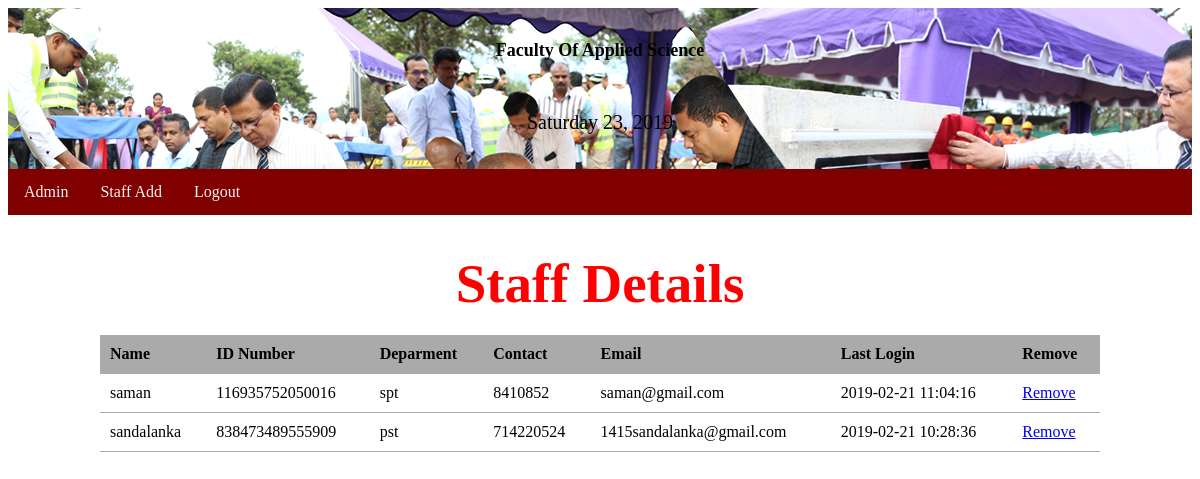
The app's page /backend.php with its own data.
### tables this page shows
CREATE TABLE `staff` (
  `id` int(11) NOT NULL,
  `name` varchar(100) NOT NULL,
  `idcard` varchar(100) NOT NULL,
  `department` varchar(100) NOT NULL,
  `contact` int(11) NOT NULL,
  `email` varchar(100) NOT NULL,
  `password` varchar(100) NOT NULL,
  `last_login` datetime NOT NULL,
  `is_deleted` int(11) NOT NULL
);

### backend.php (the view, shortened to what this page needs)
<?php require_once('connection.php');  ?>
<?php
$userlist='';
$quary="SELECT*FROM staff WHERE is_deleted=0 ORDER BY name";
$query=mysqli_query($connection,$quary);
if(isset($query)){
    while($user=mysqli_fetch_assoc($query)){
$userlist.="<tr>";
$userlist.="<td>{$user['name']}</td>";
$userlist.="<td>{$user['idcard']}</td>";
$userlist.="<td>{$user['department']}</td>";
$userlist.="<td>{$user['contact']}</td>";
$userlist.="<td>{$user['email']}</td>";
$userlist.="<td>{$user['last_login']}</td>";
$userlist.="<td><a href=\"sdelete.php?user_id={$user['id']}\">Remove</a></td>";
$userlist.="</tr>";
    }
}
?>
<!DOCTYPE html>
<html lang="en">
<head>
    <link rel="stylesheet" href="main.css">
</head>
<body>
<header>
    <h1>Faculty Of Applied Science</h1><br>
<div class="date">
            <p><?php echo date('l') .' '.date('d').', '.date('Y'); ?></p>
		 </div>
</header>
<div class="topnav">
<a href="backend.php">Admin</a>
  <a href="staffadd.php">Staff Add</a>
  <a href="logout.php">Logout</a>
</div>
<main>
<center><h1>Staff Details</h1></center>
<table class="masterlist">
    <tr>
        <th>Name</th>
        <th>ID Number</th>
        <th>Deparment</th>
        <th>Contact</th>
        <th>Email</th>
        <th>Last Login</th>
        <th>Remove</th>
    </tr>
    <?php echo $userlist ?>
</table>
</main>
</body>
</html>

### main.css (style rules this page uses)
header { padding:20px; background-color:rgb(113212, 80, ); background-image: url(78.png); text-align:center; }
header div.date { color:black; font-size: 20px; }
header h1 { color:black; font-size: 18px; }
.topnav { overflow: hidden; background-color:maroon; }
.topnav a { float: left; display: block; color: #f2f2f2; text-align: center; padding: 14px 16px; text-decoration: none; }
p { margin-bottom: 15px; }
main { width: 1000px; margin: 10px auto; }
main h1 { margin-bottom: 20px; font-size: 55px; color: red; }
table.masterlist { width: 100%; border-collapse: collapse; }
table.masterlist th { background-color: #aaa; text-align: left; }
table.masterlist th,table.masterlist td { padding: 10px; border-bottom: 1px solid #aaa; }

### records on screen
staff: name "saman", idcard "116935752050016", department "spt", contact "8410852", email "saman@gmail.com", last_login "2019-02-21 11:04:16"
staff: name "sandalanka", idcard "838473489555909", department "pst", contact "714220524", email "1415sandalanka@gmail.com", last_login "2019-02-21 10:28:36"
